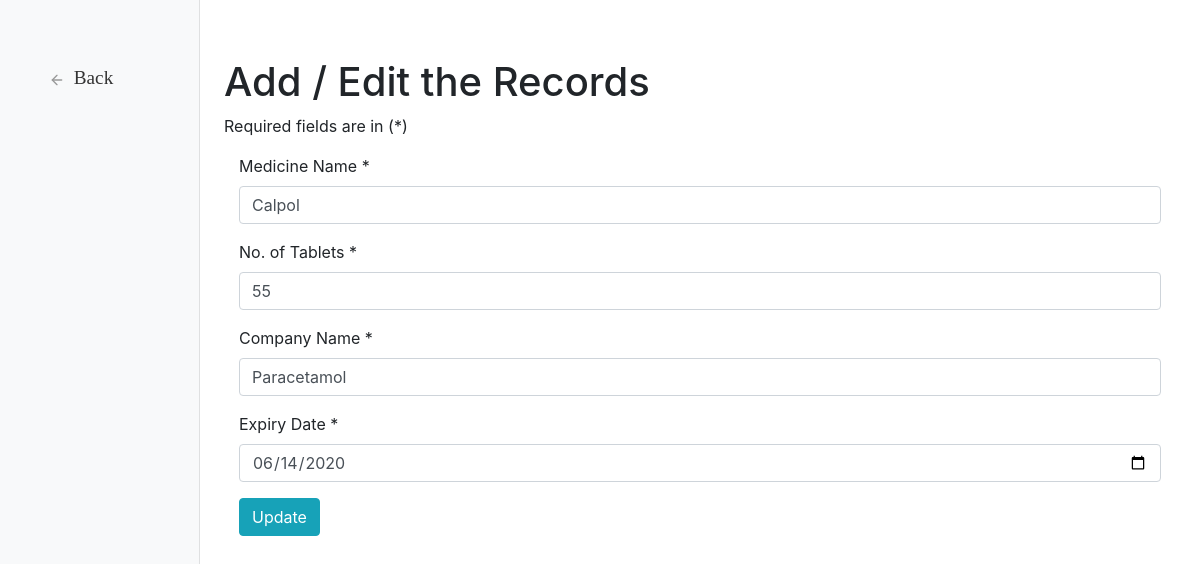
The page /home/pharmacy/form.php?edit=25 on the database its author committed.
### tables this page shows
CREATE TABLE `pharmacy` (
  `id` int(255) NOT NULL,
  `username` varchar(50) NOT NULL,
  `name` varchar(60) NOT NULL,
  `medicine_name` varchar(50) NOT NULL,
  `number_tablets` int(100) NOT NULL,
  `company_name` varchar(60) NOT NULL,
  `expiry_date` date NOT NULL,
  `lat` float(10,6) DEFAULT NULL,
  `lng` float(10,6) DEFAULT NULL
);

### home/pharmacy/form.php (the view, shortened to what this page needs)
<?php
$medicine_name = '';
$number_tablets = '';
$company_name = '';
$expiry_date = 'dd-mm-yyyy';
$update = false;
$mysqli = new mysqli("localhost","root","","recmeds") or die(mysqli_error($mysqli));
if(isset($_GET['edit']))
{
  $id = $_GET['edit'];
  $update = true;
  $query = "SELECT * FROM pharmacy WHERE id='$id'";
  $result = mysqli_query($mysqli,$query);
  $num = mysqli_num_rows($result);
  if($num==1)
  {
    $row = mysqli_fetch_assoc($result);
    $medicine_name = $row['medicine_name'];
    $number_tablets = $row['number_tablets'];
    $company_name = $row['company_name'];
    $expiry_date = $row['expiry_date'];
  }
}
?>
<!doctype html>
<html lang="en">
    <head>
        <?php require_once 'includes/head.php'; ?>
    </head>
    <body>
        <div class="container-fluid">
            <div class="row">
              <nav class="col-md-2 d-none d-md-block bg-light sidebar">
                  <div class="sidebar-sticky">
                      <ul class="nav flex-column">
                          <li class="nav-item">
                              <a class="nav-link" href="pharmacy.php">
                                  <span data-feather="arrow-left"></span>
                                  Back
                              </a>
                          </li>
                      </ul>
                  </div>
              </nav>
                <main role="main" class="col-md-9 ml-sm-auto col-lg-10 px-4">
                  <h1 style="margin-top: 10px">Add / Edit the Records</h1>
                  <p>Required fields are in (*)</p>
                  <div class="container">
                    <form action="form.php" method="POST">
                      <div class="form-group">
                          <label>Medicine Name *</label>
                          <input  class="form-control" type="text" name="medicine_name" value="<?php echo $medicine_name; ?>" placeholder="Name of the medicine" value="" required>
                      </div>
                      <div class="form-group">
                          <label>No. of Tablets *</label>
                          <input  class="form-control" type="text" name="number_tablets" value="<?php echo $number_tablets; ?>" placeholder="Number of Tablets" value="" required>
                      </div>
                      <div class="form-group">
                          <label>Company Name *</label>
                          <input  class="form-control" type="text" name="company_name" value="<?php echo $company_name; ?>" placeholder="Company's name of that medicine" value="" required>
                      </div>
                      <div class="form-group">
                          <label>Expiry Date *</label>
                          <input  class="form-control" type="date" name="expiry_date" value="<?php echo $expiry_date; ?>" required>
                      </div>
                      <div class="form-group">
                        <?php if($update == true): ?>
                          <button class="btn btn-info mb-2" type="submit" name="update">Update</button>
                        <?php else: ?>
                          <button class="btn btn-primary mb-2" type="submit" name="submit">Save</button>
                        <?php endif; ?>
                      </div>
                    </form>
                  </div>
                </main>
            </div>
        </div>
    </body>
</html>

### home/pharmacy/css/styles.css (style rules this page uses)
body { font-size: .875rem; }
.feather { width: 16px; height: 16px; vertical-align: text-bottom; }
.sidebar { position: fixed; top: 0; bottom: 0; left: 0; z-index: 100; padding: 48px 0 0; box-shadow: inset -1px 0 0 rgba(0, 0, 0, .1); }
.sidebar-sticky { position: relative; top: 0; height: calc(100vh - 48px); padding-top: .5rem; overflow-x: hidden; overflow-y: auto; }
.sidebar .nav-link { font-weight: 500; color: #333; }
.sidebar .nav-link .feather { margin-right: 4px; color: #999; }
[role="main"] { padding-top: 48px; }
.nav-item { padding: 0 18px; }
.nav-link { font-size: 1.2rem; font-family: "Montserrat-Light" }

### rows shown on the page
pharmacy: medicine_name "Calpol", number_tablets "55", company_name "Paracetamol", expiry_date "06/14/2020"
